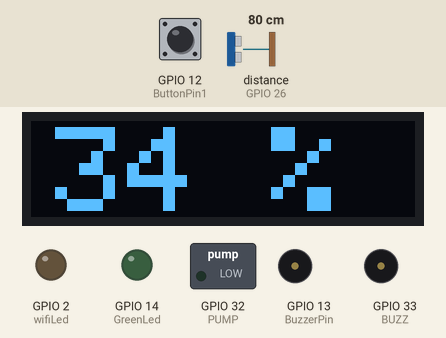
A sketch run on a simulated ESP32. Parts: 128×32 one-colour display, switched loads named in the sketch (green lamp = pin HIGH), output pins drawn as LEDs (lit = HIGH), buzzer (waves = sounding, pin HIGH). Wiring (inferred from the names in the program): ultrasonic range finder: trigger GPIO 27; echo GPIO 26. Inputs (shaded band) come from the test bench; at power-on: distance to the obstacle (sensor on GPIO 26) 80 cm, GPIO 12 (ButtonPin1) HIGH. The echo pulse lasts 58.3 µs per cm; WiFi joins after 1.5 s; servers stay silent unless stated; pins used as bus, display or sensor lines are not drawn; what the sketch prints to the serial monitor is not drawn.

Above: at 3.2 s.
3.3 s: distance to the obstacle (sensor on GPIO 26) set to 98 cm
At 4.8 s:
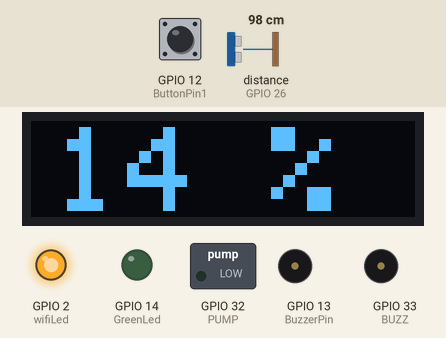
5.1 s: distance to the obstacle (sensor on GPIO 26) set to 107 cm
At 6.1 s:
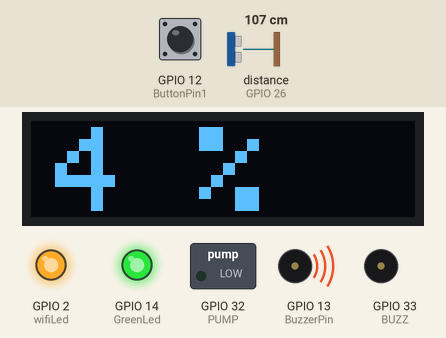
6.7 s: distance to the obstacle (sensor on GPIO 26) set to 100 cm
At 8.0 s:
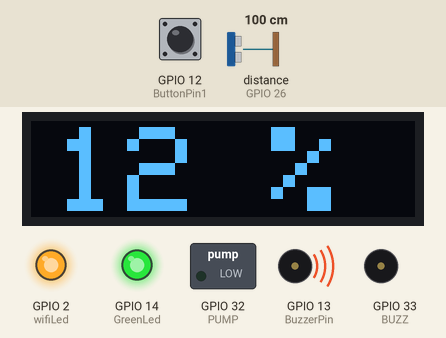
8.5 s: distance to the obstacle (sensor on GPIO 26) set to 91 cm
At 9.2 s:
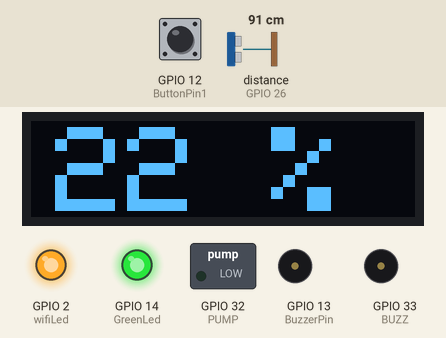
10.1 s: distance to the obstacle (sensor on GPIO 26) set to 22 cm
At 11.3 s:
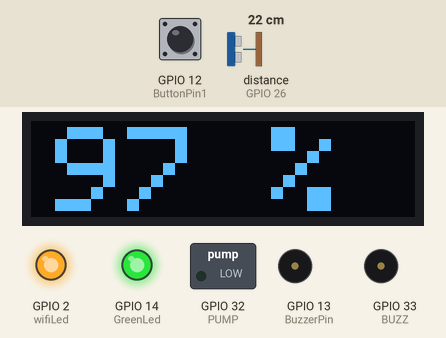
11.6 s: distance to the obstacle (sensor on GPIO 26) set to 18 cm
At 13.0 s:
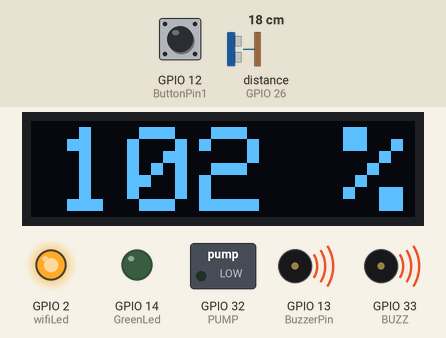
Timing chart, 0 to 23.3 s (numbered marks = the images above; inputs shaded):
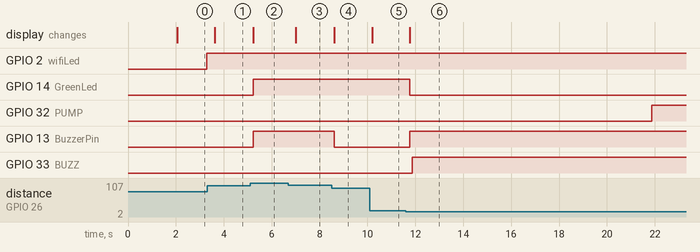

The sketch:

Code_ESP32_Blynk_Ultrasonic_Level_Monitor_96OLED.ino
```cpp
// (licence header left out)
/* Fill-in your Template ID (only if using Blynk.Cloud) */
#define BLYNK_TEMPLATE_ID "TMPLNoko1All"
#define BLYNK_DEVICE_NAME "D68 Water Level"
#define BLYNK_AUTH_TOKEN "N-D5GFjE9xZlVJLjbqrWXbvT2KkTRger"

// Your WiFi credentials.
// Set password to "" for open networks.
char ssid[] = "IBN24-2.4G";
char pass[] = "9873144905";

//Set Water Level Distance in CM
int emptyTankDistance = 110 ;  //Distance when tank is empty
int fullTankDistance =  20 ;  //Distance when tank is full

//Set trigger value in percentage
int triggerPer =   10 ;  //alarm will start when water level drop below triggerPer

#include <Adafruit_SSD1306.h>
#include <WiFi.h>
#include <WiFiClient.h>
#include <BlynkSimpleEsp32.h>
#include <AceButton.h>
using namespace ace_button;

// Define connections to sensor
#define TRIGPIN    27  //D27
#define ECHOPIN    26  //D26
#define wifiLed    2   //D2
#define ButtonPin1 12  //D12
#define BuzzerPin  13  //D13
#define GreenLed   14  //D14

//Change the virtual pins according the rooms
#define VPIN_BUTTON_1    V1
#define VPIN_BUTTON_2    V2

#define SCREEN_WIDTH 128 // OLED display width, in pixels
#define SCREEN_HEIGHT 32 // OLED display height, in pixels

// Declaration for an SSD1306 display connected to I2C (SDA, SCL pins)
#define OLED_RESET     -1 // Reset pin # (or -1 if sharing Arduino reset pin)
Adafruit_SSD1306 display(SCREEN_WIDTH, SCREEN_HEIGHT, &Wire, OLED_RESET);


float duration;
float distance;
int   waterLevelPer;
bool  toggleBuzzer = HIGH; //Define to remember the toggle state

bool pumpState = HIGH;
bool pumpBuzzer = HIGH;

char auth[] = BLYNK_AUTH_TOKEN;

const int PUMP = 32;
const int BUZZ = 33;

ButtonConfig config1;
AceButton button1(&config1);

void handleEvent1(AceButton*, uint8_t, uint8_t);

BlynkTimer timer;

void checkBlynkStatus() { // called every 3 seconds by SimpleTimer

  bool isconnected = Blynk.connected();
  if (isconnected == false) {
    //Serial.println("Blynk Not Connected");
    digitalWrite(wifiLed, LOW);
  }
  if (isconnected == true) {
    digitalWrite(wifiLed, HIGH);
    //Serial.println("Blynk Connected");
  }
}

BLYNK_CONNECTED() {
  Blynk.syncVirtual(VPIN_BUTTON_1);
  Blynk.syncVirtual(VPIN_BUTTON_2);
}

void displayData(int value){
  display.clearDisplay();
  display.setTextSize(4);
  display.setCursor(8,2);
  display.print(value);
  display.print(" ");
  display.print("%");
  display.display();
}

void pumpStartStop(int value){

    // Pump ON
     if (value <= triggerPer && pumpState == HIGH){
      pumpState = LOW;
      digitalWrite(PUMP, LOW);
      Blynk.virtualWrite(VPIN_BUTTON_2,1);
      Serial.println("Current start - Pump started");
      delay(500);
    }

   //Pimp OFF
    if (value >= 100 && pumpState == LOW){
      pumpState = HIGH;
      setBuzz();
      digitalWrite(PUMP, HIGH);
      Blynk.virtualWrite(VPIN_BUTTON_2,0);
      Serial.println("Current stop - Pump stopped");
      delay(500);
    }
}

void setBuzz(){
      int iBuzz = 0;

      /**while (iBuzz < 5)
      {
        Serial.println("Reached Buzzer " + iBuzz);
        digitalWrite(BUZZ, LOW);
        delay(1000);
        digitalWrite(BUZZ, HIGH);
        delay(1000);
        iBuzz++;
      }**/

     while (iBuzz < 10)
      {
        Serial.println("Reached Buzzer " + iBuzz);
        digitalWrite(BUZZ, HIGH);
        delay(1000);
        iBuzz++;
      }
}

void measureDistance(){
  // Set the trigger pin LOW for 2uS
  digitalWrite(TRIGPIN, LOW);
  delayMicroseconds(2);

  // Set the trigger pin HIGH for 20us to send pulse
  digitalWrite(TRIGPIN, HIGH);
  delayMicroseconds(20);

  // Return the trigger pin to LOW
  digitalWrite(TRIGPIN, LOW);

  // Measure the width of the incoming pulse
  duration = pulseIn(ECHOPIN, HIGH);

  // Determine distance from duration
  // Use 343 metres per second as speed of sound
  // Divide by 1000 as we want millimeters

  distance = ((duration / 2) * 0.343)/10;

  if (distance > (fullTankDistance - 10)  && distance < emptyTankDistance ){
    waterLevelPer = map((int)distance ,emptyTankDistance, fullTankDistance, 0, 100);
    displayData(waterLevelPer);
    Blynk.virtualWrite(VPIN_BUTTON_1, waterLevelPer);
    //Blynk.virtualWrite(VPIN_BUTTON_2, (String(distance) + " cm"));

    // Print result to serial monitor
    Serial.print("Distance: ");
    Serial.print(distance);
    Serial.println(" cm");

    if (waterLevelPer < triggerPer){
      digitalWrite(GreenLed, HIGH);

      if (toggleBuzzer == HIGH){
        digitalWrite(BuzzerPin, HIGH);
      }
    }
    if (distance < fullTankDistance){
      digitalWrite(GreenLed, LOW);

      if (toggleBuzzer == HIGH){
        digitalWrite(BuzzerPin, HIGH);

      }
    }

    if (distance > (fullTankDistance + 5) && waterLevelPer > (triggerPer + 5)){
      toggleBuzzer = HIGH;
      digitalWrite(BuzzerPin, LOW);

    }
  }

  // Delay before repeating measurement
  delay(100);

  pumpStartStop(waterLevelPer);

  delay(200);
}


void setup() {
  // Set up serial monitor
  Serial.begin(115200);

  // Set pinmodes for sensor connections
  pinMode(ECHOPIN, INPUT);
  pinMode(TRIGPIN, OUTPUT);
  pinMode(wifiLed, OUTPUT);
  pinMode(GreenLed, OUTPUT);
  pinMode(BuzzerPin, OUTPUT);

  pinMode(ButtonPin1, INPUT_PULLUP);

  digitalWrite(wifiLed, LOW);
  digitalWrite(GreenLed, LOW);
  digitalWrite(BuzzerPin, LOW);

  config1.setEventHandler(button1Handler);

  button1.init(ButtonPin1);

  if(!display.begin(SSD1306_SWITCHCAPVCC, 0x3C)) {
    Serial.println(F("SSD1306 allocation failed"));
    for(;;);
  }
  delay(1000);
  display.setTextSize(1);
  display.setTextColor(WHITE);
  display.clearDisplay();

  WiFi.begin(ssid, pass);
  timer.setInterval(2000L, checkBlynkStatus); // check if Blynk server is connected every 2 seconds
  Blynk.config(auth);
  delay(1000);

  pinMode(PUMP, OUTPUT);
  pinMode(BUZZ, OUTPUT);

  Blynk.virtualWrite(VPIN_BUTTON_2,0);

}
 void loop() {

  measureDistance();

  Blynk.run();
  timer.run(); // Initiates SimpleTimer

  button1.check();

}

void button1Handler(AceButton* button, uint8_t eventType, uint8_t buttonState) {
  Serial.println("EVENT1");
  switch (eventType) {
    case AceButton::kEventReleased:
      //Serial.println("kEventReleased");
      digitalWrite(BuzzerPin, LOW);
      toggleBuzzer = LOW;
      break;
  }
}

BLYNK_WRITE(VPIN_BUTTON_2)
{
  Serial.println("Button Event");
  int pinValue = param.asInt(); // Get value as integer

    if (pinValue == 1 && pumpState == HIGH){
      pumpState = LOW;
      digitalWrite(PUMP, LOW);
      Serial.println("Current start - Pump started");
      delay(500);
    }
    else if (pinValue == 0 && pumpState == LOW){
      pumpState = HIGH;
      digitalWrite(PUMP, HIGH);
      Serial.println("Current start - Pump stopped");
      delay(500);
    }
}
```

Measured:
- the behaviour switches between 102 and 103 cm on distance to the obstacle (sensor on GPIO 26) (found by bisection; images 1 and 2)
- the behaviour switches between 97 and 96 cm on distance to the obstacle (sensor on GPIO 26) (found by bisection; images 3 and 4)
- the behaviour switches between 21 and 20 cm on distance to the obstacle (sensor on GPIO 26) (found by bisection; images 5 and 6)
- after the input at 3.3 s, the display: changes after 0.33 s (image 1)
- after the input at 5.1 s, GPIO 14 (GreenLed), GPIO 13 (BuzzerPin): LOW → HIGH after 0.13 s; the display: changes after 0.13 s (image 2)
- after the input at 6.7 s, the display: changes after 0.31 s (image 3)
- after the input at 8.5 s, GPIO 13 (BuzzerPin): HIGH → LOW after 0.11 s; the display: changes after 0.11 s (image 4)
- after the input at 10.1 s, the display: changes after 0.10 s (image 5)
- after the input at 11.6 s, GPIO 14 (GreenLed): HIGH → LOW after 0.17 s; GPIO 32 (PUMP): LOW → HIGH after 10.3 s; GPIO 13 (BuzzerPin): LOW → HIGH after 0.17 s; GPIO 33 (BUZZ): LOW → HIGH after 0.27 s; the display: changes after 0.17 s (image 6)
